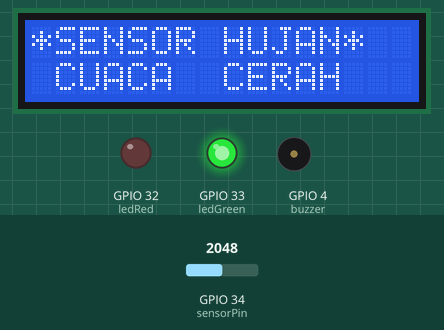
A sketch run on a simulated ESP32. Parts: 16×2 character LCD, output pins drawn as LEDs (lit = HIGH), buzzer (waves = sounding, pin HIGH). Inputs (shaded band) come from the test bench; at power-on: GPIO 34 (sensorPin) = 2048. WiFi joins after 1.5 s; servers stay silent unless stated; storage starts empty; what the sketch prints to the serial monitor is not drawn.

Above: at 6.7 s.
6.8 s: GPIO 34 (sensorPin) set to 2012
At 8.5 s:
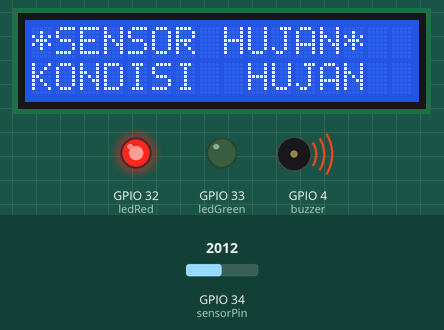
10.9 s: GPIO 34 (sensorPin) set to 2866
At 14.8 s:
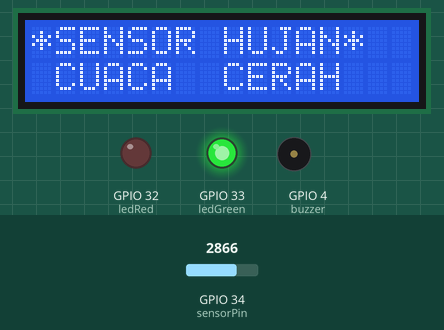
15.0 s: GPIO 34 (sensorPin) set to 2047
At 19.1 s:
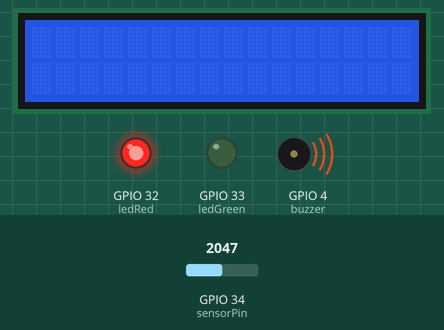
Timing chart, 0 to 20.6 s (numbered marks = the images above; inputs shaded):
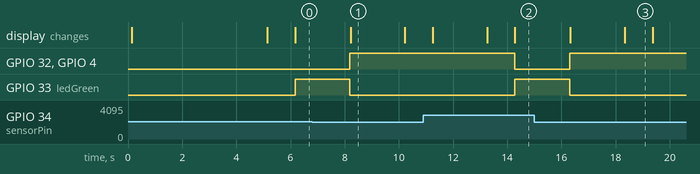

The sketch:

esp32.ino
```cpp
//Alarm Pendeteksi hujan
//TEAM 6
//Sistem Komputer 19.2 Jember

#include <Arduino.h>
#include <Wire.h>
#include <LiquidCrystal_I2C.h>
#include <WiFi.h>
#include <ESPAsyncWebSrv.h>
#include <AsyncTCP.h>
#include <HTTPClient.h>
#include "SPIFFS.h"

#include <Firebase_ESP_Client.h>
#include <addons/TokenHelper.h>
#include <addons/RTDBHelper.h>

AsyncWebServer server(80);


/* 2. Define the API Key */
#define API_KEY "AIzaSyB6tHJpz3NY6XNVCxMFT3tC2V19KOSujm4"

/* 3. Define the RTDB URL */
#define DATABASE_URL "raindetector-81030-default-rtdb.asia-southeast1.firebasedatabase.app" //<databaseName>.firebaseio.com or <databaseName>.<region>.firebasedatabase.app

#define USER_EMAIL "superadmin@admin.com"
#define USER_PASSWORD "superadmin"

FirebaseData fbdo;

FirebaseAuth auth;
FirebaseConfig config;

LiquidCrystal_I2C lcd(0x27, 16,2);

const int sensorPin = 34;    //inisialisasi pin button
const int buzzer = 4;      //inisialisasi pin buzzer
const int ledGreen = 33;   //inisialisasi pin LED
const int ledRed = 32;    //inisialisasi pin LED

String ssid;
String pass;
String ip;
String gateway;

const char* ssidPath = "/ssid.txt";
const char* passPath = "/pass.txt";
const char* ipPath = "/ip.txt";
const char* gatewayPath = "/gateway.txt";

IPAddress localIP;
IPAddress localGateway;

IPAddress subnet(255, 255, 0, 0);

unsigned long previousMillis = 0;
const long interval = 10000;

// server firebase. gantien berdasarkan firebasemu. lahh? iki ngerun ga seh?
const char* firebaseUrl = "https://aigreen-default-rtdb.asia-southeast1.firebasedatabase.app/tetesan.json";

void initSPIFFS() {
  if (!SPIFFS.begin(true)) {
    Serial.println("Error mounting SPIFFS");
  }
  Serial.println("Mounting SPIFFS berhasil");
}

String readFile(fs::FS &fs, const char * path){
  Serial.printf("Reading file: %s\r\n", path);

  File file = fs.open(path);
  if(!file || file.isDirectory()){
    Serial.println("- gagal membaca file");
    return String();
  }

  String fileContent;
  while(file.available()){
    fileContent = file.readStringUntil('\n');
    break;
  }
  return fileContent;
}

void writeFile(fs::FS &fs, const char * path, const char * message){
  Serial.printf("Writing file: %s\r\n", path);

  File file = fs.open(path, FILE_WRITE);
  if(!file){
    Serial.println("- Gagal generate file");
    return;
  }
  if(file.print(message)){
    Serial.println("- File berhasil tergenerate");
  } else {
    Serial.println("- Gagal generate file");
  }
}

bool initWiFi() {
  if(ssid=="" || ip==""){
    Serial.println("SSID atau IP address tidak diketahui.");
    return false;
  }

//  WiFi.mode(WIFI_STA);
//  localIP.fromString(ip.c_str());
//  localGateway.fromString(gateway.c_str());
//
//  if (!WiFi.config(localIP, localGateway, subnet)){
//    Serial.println("Gagal konfigurasi STA");
//    return false;
//  }
  WiFi.begin(ssid.c_str(), pass.c_str());
  Serial.println("Menghubungkan...");

  unsigned long currentMillis = millis();
  previousMillis = currentMillis;

  while(WiFi.status() != WL_CONNECTED) {
    currentMillis = millis();
    if (currentMillis - previousMillis >= interval) {
      Serial.println("Gagal terhubung.");
      return false;
    }
  }

  Serial.println("Berhasil terhubung");
  Serial.println(WiFi.localIP());
  return true;
}

void initFirebase() {
  Serial.printf("Firebase Client v%s\n\n", FIREBASE_CLIENT_VERSION);
  config.api_key = API_KEY;
  auth.user.email = USER_EMAIL;
  auth.user.password = USER_PASSWORD;
  config.database_url = DATABASE_URL;
  config.token_status_callback = tokenStatusCallback; // see addons/TokenHelper.h

  Firebase.reconnectNetwork(true);
  fbdo.setBSSLBufferSize(4096 /* Rx buffer size in bytes from 512 - 16384 /, 1024 / Tx buffer size in bytes from 512 - 16384 */);

  fbdo.setResponseSize(2048);

  Firebase.begin(&config, &auth);

  Firebase.setDoubleDigits(5);

  config.timeout.serverResponse = 10 * 1000;
}

void setup()
{
  Serial.begin (115200);

  initSPIFFS();

  ssid = readFile(SPIFFS, ssidPath);
  pass = readFile(SPIFFS, passPath);
  ip = readFile(SPIFFS, ipPath);
  gateway = readFile (SPIFFS, gatewayPath);

  Serial.println(ssid);
  Serial.println(pass);
  Serial.println(ip);
  Serial.println(gateway);

  if(!initWiFi()) {
    Serial.print("tes");
    Serial.println("Setting AP (Access Point)");
    WiFi.softAP("ESP-WIFI-MANAGER", NULL);

    IPAddress IP = WiFi.softAPIP();
    Serial.print("AP IP address: ");
    Serial.println(IP);

    server.on("/", HTTP_GET, [](AsyncWebServerRequest *request){
      request->send(SPIFFS, "/wifimanager.html", "text/html");
    });

    server.serveStatic("/", SPIFFS, "/");

    server.on("/", HTTP_POST, [](AsyncWebServerRequest *request) {
      int params = request->params();
      for(int i=0;i<params;i++){
        AsyncWebParameter* p = request->getParam(i);
        if(p->isPost()){
          // HTTP POST ssid value
          if (p->name() == "ssid") {
            ssid = p->value().c_str();
            Serial.print("SSID set to: ");
            Serial.println(ssid);
            // Write file to save value
            writeFile(SPIFFS, ssidPath, ssid.c_str());
          }
          // HTTP POST pass value
          if (p->name() == "pass") {
            pass = p->value().c_str();
            Serial.print("Password set to: ");
            Serial.println(pass);
            // Write file to save value
            writeFile(SPIFFS, passPath, pass.c_str());
          }
          // HTTP POST ip value
          if (p->name() == "ip") {
            ip = p->value().c_str();
            Serial.print("IP Address set to: ");
            Serial.println(ip);
            // Write file to save value
            writeFile(SPIFFS, ipPath, ip.c_str());
          }
          // HTTP POST gateway value
          if (p->name() == "gateway") {
            gateway = p->value().c_str();
            Serial.print("Gateway set to: ");
            Serial.println(gateway);
            // Write file to save value
            writeFile(SPIFFS, gatewayPath, gateway.c_str());
          }
          //Serial.printf("POST[%s]: %s\n", p->name().c_str(), p->value().c_str());
        }
      }

      request->send(200, "text/plain", "Berhasil. ESP akan direstart.");

      delay(3000);
      ESP.restart();
    });
    server.begin();
  }

  initFirebase();

  pinMode(buzzer, OUTPUT);
  pinMode(ledGreen, OUTPUT);
  pinMode(ledRed, OUTPUT);
  pinMode(sensorPin, INPUT);

  lcd.begin (16,2);
  lcd.setBacklight(255); //menghidupkan lampu latar LCD
  lcd.setCursor (0, 0);
  lcd.print("*SENSOR HUJAN*");
  lcd.setCursor (0, 1);
  lcd.print("Ardha Pria");

  delay(5000);
  lcd.clear();
}

void loop() {
  //membaca nilai dari pin button
  int nilaiSensor = analogRead(sensorPin);
  int nilai = nilaiSensor / 40.95;

  nilai = nilai - 100;

  if (nilai < 0) {
    nilai = nilai * -1;
  }

  Serial.println(nilai);

  //mengecek jika sensor terkena air
  Serial.println (nilaiSensor);
  delay (1000);
  //jika nilaiSensor < 500 (range sensor 0-1023)/sensor terkena air.
  //nyalakan alarm dan LED merah

  if (nilai > 50){
    digitalWrite (ledRed, HIGH);
    digitalWrite (buzzer, HIGH);
    digitalWrite (ledGreen, LOW);
    lcd.setCursor(0,0); //Mapping LCD nya
    lcd.print("*SENSOR HUJAN*"); //(Ganti Nama Anda, Karakter Sebanyak 16 termasuk spasi)
    lcd.setCursor(0,1);
    lcd.print("KONDISI  HUJAN");
    delay(2000);
    lcd.clear(); //Bersihkan LCD dari karakter yg ada
  }

  else {
    lcd.setCursor(0,0); //Mapping LCD nya
    lcd.print("*SENSOR HUJAN*"); //(Ganti Nama Anda, Karakter Sebanyak 16 termasuk spasi)
    lcd.setCursor(0,1);
    lcd.print(" CUACA  CERAH ");
    digitalWrite (ledRed, LOW);
    digitalWrite (buzzer, LOW);
    digitalWrite (ledGreen, HIGH);
  }

  if (WiFi.status() == WL_CONNECTED) {
    if (Firebase.ready()) {
      Serial.printf("Set intensitas %s\n", Firebase.RTDB.setInt(&fbdo, F("/tetesan"), nilai) ? "ok" : fbdo.errorReason().c_str());
    }
  }
}
```

Measured:
- the behaviour switches between 2048 and 2047 on GPIO 34 (sensorPin) (found by bisection; images 0 and 1)
- after the input at 6.8 s, GPIO 32 (ledRed), GPIO 4 (buzzer): LOW → HIGH after 1.4 s; GPIO 33 (ledGreen): HIGH → LOW after 1.4 s; the display: changes after 1.4 s (image 1)
- after the input at 10.9 s, GPIO 32 (ledRed), GPIO 4 (buzzer): HIGH → LOW after 3.4 s; GPIO 33 (ledGreen): LOW → HIGH after 3.4 s; the display: first differs from a run without the input after 3.4 s (image 2)
- after the input at 15.0 s, GPIO 32 (ledRed), GPIO 4 (buzzer): LOW → HIGH after 1.3 s; GPIO 33 (ledGreen): HIGH → LOW after 1.3 s; the display: first changes after 1.3 s (image 3 shows a later state)
- what the display in image 1 shows lasts 2.0 s, from 8.2 s to 10.2 s
- what the display in image 3 shows lasts 1.1 s, from 18.3 s to 19.4 s
